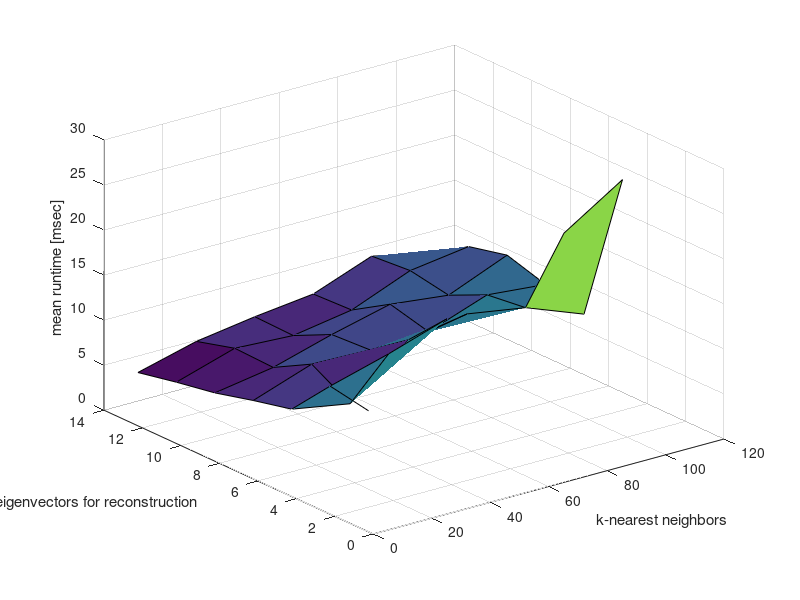

MATLAB code for this plot:

% In all trials, d = 2.8
% last updated: 12/12/17

clear all
clc

d = 1.;


%%
planners = {'CBiRRT','RRT'};
plannerType = planners{2};
switch plannerType
    case 'CBiRRT'
        D = load('Benchmark_CBiRRT_dimpca_knn.txt');
        fprintf('Failures: \t%.1f\n', 100-sum(D(:,2))/size(D,1)*100);
        D = D(D(:,2)==1,:);
        
        Dwo = load('Benchmark_CBiRRT_wo.txt');
        Dwo = Dwo(Dwo(:,1)==1,:);
        t_wo = mean(Dwo(:,3));
        clear Dwo
    case 'RRT'
        D = load('Benchmark_RRT_dimpca_knn.txt');
        fprintf('Failures: \t%.1f\n', 100-sum(D(:,3))/size(D,1)*100);
        D = D(D(:,3)==1,:);
        
        Dwo = load('Benchmark_RRT_wo.txt');
        Dwo = Dwo(Dwo(:,1)==1,:);
        t_wo = mean(Dwo(:,3));
        clear Dwo
end

%%
disp(['Results for ' plannerType ':']);

%%
knn = sort(unique(D(:,2)));
dim = sort(unique(D(:,1)));

[K, DM] = meshgrid(knn, dim);

T = zeros(size(K));
for i = 1:length(knn)
    for j = 1:length(dim)
        kk = K(j,i);
        dd = DM(j,i);
        M = D(D(:,1)==dd & D(:,2)==kk, 1:end);
        T(j,i) = mean(M(:,5));
    end
end

[tmin, im] = min(T(1:end));

%%
h = figure(1);
clf
surf(K, DM, T);
% hold on
% plot(xlim, t_wo*[1 1], ':k','linewidth',2);
% hold off
zlabel('mean runtime [msec]');
xlabel('k-nearest neighbors');
ylabel('number of eigenvectors for reconstruction');%
% legend('w/ PCA','w/o PCA');

%%
K1 = K(1:end);
DM1 = DM(1:end);
fprintf('k = %.1f and dim = %.1f provides the minimum runtime of: %.2f sec.\n', K1(im) , DM1(im), tmin);
fprintf('Best speed-up: %.2f.\n', t_wo/tmin);
clear K1 DM1
